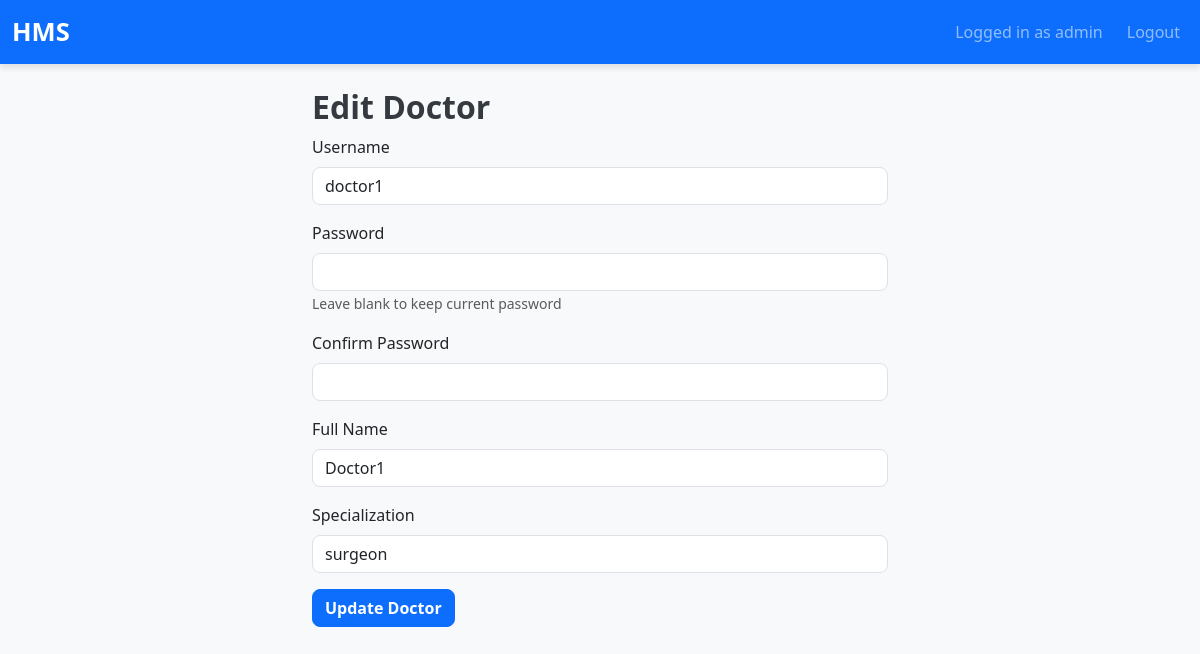
Screenshot of /admin/edit_doctor/1 (signed in) with the database file from the repository.
### models.py (models this page shows)
class User(UserMixin, db.Model):
    id = db.Column(db.Integer, primary_key=True)
    username = db.Column(db.String(80), unique=True, nullable=False)
    password_hash = db.Column(db.String(200), nullable=False)
    role = db.Column(db.String(20), nullable=False)
    is_blacklisted = db.Column(db.Boolean, default=False)
    doctor_profile = db.relationship('Doctor', backref='user', uselist=False)
    patient_profile = db.relationship('Patient', backref='user', uselist=False)

class Doctor(db.Model):
    id = db.Column(db.Integer, primary_key=True)
    user_id = db.Column(db.Integer, db.ForeignKey('user.id'), unique=True, nullable=False)
    name = db.Column(db.String(120), nullable=False)
    specialization = db.Column(db.String(120), nullable=False)
    availabilities = db.relationship('DoctorAvailability', backref='doctor', cascade='all, delete-orphan')
    appointments = db.relationship('Appointment', backref='doctor', cascade='all, delete-orphan')
    treatments = db.relationship('TreatmentRecord', back_populates='doctor', cascade='all, delete-orphan')

### routes.py (the view, shortened to what this page needs)
@main.route('/admin/edit_doctor/<int:doctor_id>', methods=['GET', 'POST'])
@login_required
def edit_doctor(doctor_id):
    if current_user.role != ROLE_ADMIN:
        return redirect(url_for('main.index'))
    doctor = Doctor.query.get_or_404(doctor_id)
    form = DoctorRegistrationForm()
    if request.method == 'GET':
        form.name.data = doctor.name
        form.specialization.data = doctor.specialization
        form.username.data = doctor.user.username
    return render_template("forms/add_doctor.html", form=form, edit=True, doctor_id=doctor.id)

### forms.py (shortened to what this page needs)
class DoctorRegistrationForm(FlaskForm):
    username = StringField('Username', validators=[DataRequired()])
    password = PasswordField('Password', validators=[DataRequired()])
    confirm_password = PasswordField('Confirm Password', validators=[DataRequired(), EqualTo('password')])
    name = StringField('Full Name', validators=[DataRequired()])
    specialization = StringField('Specialization', validators=[DataRequired()])
    submit = SubmitField('Add Doctor')

### app.py (called while the page is built)
def create_app():
    app = Flask(__name__)
    app.config['SECRET_KEY'] = 'super-secret-key'
    app.config['SQLALCHEMY_DATABASE_URI'] = 'sqlite:///hms.db'
    app.config['SQLALCHEMY_TRACK_MODIFICATIONS'] = False
    db.init_app(app)
    bcrypt.init_app(app)
    login_manager.init_app(app)
    login_manager.login_view = 'main.login'
    login_manager.login_message_category = 'info'
    @login_manager.user_loader
    def load_user(user_id):
        return User.query.get(int(user_id))
    app.register_blueprint(main)
    return app

### templates/forms/add_doctor.html (shortened to what this page needs)
{% extends 'base.html' %}
{% block content %}
<div class="row justify-content-center">
    <div class="col-md-6">
        <h2>{{ 'Edit Doctor' if edit else 'Add Doctor' }}</h2>
        <form method="POST"
              action="{{ url_for('main.edit_doctor', doctor_id=doctor_id) if edit else url_for('main.add_doctor') }}">
            <div class="mb-3">
                {{ form.username.label(class="form-label") }}
                {{ form.username(class="form-control") }}
            </div>
            <div class="mb-3">
                {{ form.password.label(class="form-label") }}
                {{ form.password(class="form-control") }}
                {% if edit %}
                <small class="form-text text-muted">Leave blank to keep current password</small>
                {% endif %}
            </div>
            <div class="mb-3">
                {{ form.confirm_password.label(class="form-label") }}
                {{ form.confirm_password(class="form-control") }}
            </div>
            <div class="mb-3">
                {{ form.name.label(class="form-label") }}
                {{ form.name(class="form-control") }}
            </div>
            <div class="mb-3">
                {{ form.specialization.label(class="form-label") }}
                {{ form.specialization(class="form-control") }}
            </div>
            <div class="mb-3">
                <button type="submit" class="btn btn-primary">
                    {{ 'Update Doctor' if edit else 'Add Doctor' }}
                </button>
            </div>
        </form>
    </div>
</div>
{% endblock %}

### templates/base.html (shortened to what this page needs)
<!DOCTYPE html>
<html lang="en">
<head>
    <link href="https://cdn.jsdelivr.net/npm/bootstrap@5.3.2/dist/css/bootstrap.min.css" rel="stylesheet">
    <link rel="stylesheet" href="{{ url_for('static', filename='css/style.css') }}">
</head>
<body>
<nav class="navbar navbar-expand-lg navbar-dark bg-primary">
    <div class="container-fluid">
        <a class="navbar-brand" href="{{ url_for('main.dashboard_redirect') }}">HMS</a>
        <div class="collapse navbar-collapse" id="navbarNav">
            <ul class="navbar-nav ms-auto">
                {% if current_user.is_authenticated %}
                    <li class="nav-item">
                        <a class="nav-link" href="#">Logged in as {{ current_user.username }}</a>
                    </li>
                    <li class="nav-item">
                        <a class="nav-link" href="{{ url_for('main.logout') }}">Logout</a>
                    </li>
                {% endif %}
            </ul>
        </div>
    </div>
</nav>
<div class="container mt-4">
    {% block content %}{% endblock %}
</div>
</body>
</html>

### static/css/style.css (style rules this page uses)
body { background-color: #f8f9fa; font-family: 'Segoe UI', Tahoma, Geneva, Verdana, sans-serif; }
.container { max-width: 1200px; }
.btn-primary { background-color: #0d6efd; border-color: #0d6efd; }
.form-control { border-radius: 0.5rem; box-shadow: none; }
.navbar-brand { font-weight: bold; font-size: 1.5rem; }
.nav-link { font-size: 1rem; margin-left: 0.5rem; }
.navbar { box-shadow: 0 4px 6px rgba(0,0,0,0.1); }
.navbar-brand { font-weight: 700; font-size: 1.6rem; }
.nav-link { font-size: 1rem; font-weight: 500; }
.form-label { font-weight: 500; }
.btn { font-weight: 600; border-radius: 0.5rem; }
h2, h4 { color: #343a40; font-weight: 600; }
.mb-3 { margin-bottom: 1rem !important; }
.mt-4 { margin-top: 1.5rem !important; }

### rows the page displays
User: username "admin"
User: username "doctor1"
Doctor: name "Doctor1", specialization "surgeon"

### other values shown
{{ 'Edit Doctor' if edit else 'Add Doctor' }} "Edit Doctor"
{{ 'Update Doctor' if edit else 'Add Doctor' }} "Update Doctor"
